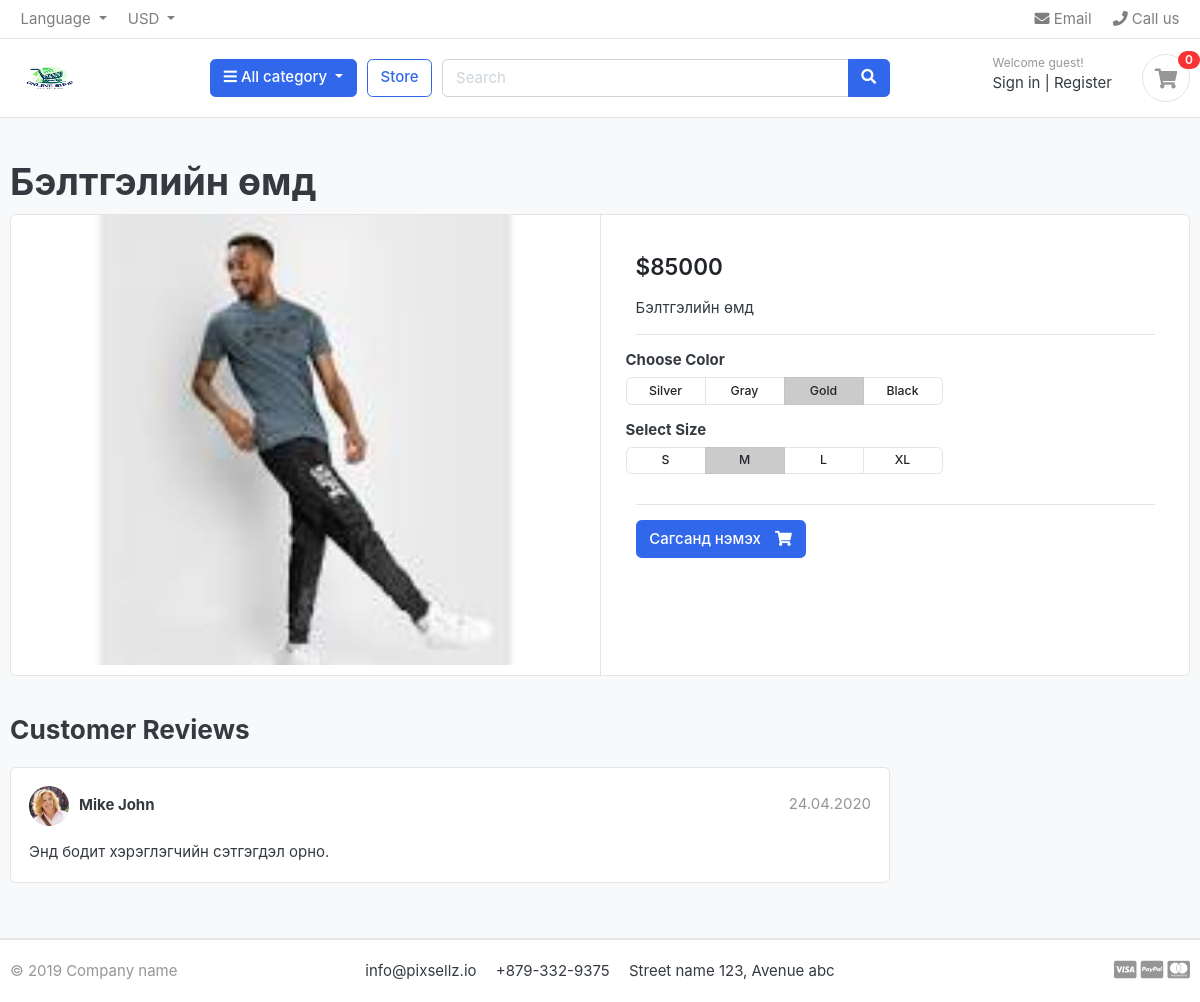
Screenshot of /md/beltgelijn-md/ with the database file from the repository.
### store_app/models.py (models this page shows, shortened)
class Product(models.Model):
    product_name = models.CharField(max_length=200, unique=True)
    slug = models.SlugField(max_length=200, unique=True)
    description = models.TextField(max_length=500, blank=True)
    price = models.IntegerField()
    images = models.ImageField(upload_to='photos/products')
    stock = models.IntegerField()
    is_available = models.BooleanField(default=True)
    category = models.ForeignKey(Category, on_delete=models.CASCADE)
    created_date = models.DateTimeField(auto_now_add=True)
    modified_date = models.DateTimeField(auto_now=True)
    def __str__ (self):
        return self.product_name

### store_app/views.py (the view)
# urls.py: path('<slug:category_slug>/', views.store_view_detail, name='store_by_category'),
def store_view_detail(request, category_slug=None, product_slug=None):
    print("hhhhhhhhhhhhh")
    if category_slug:
        category = get_object_or_404(Category, slug=category_slug)
        if product_slug:
            product = get_object_or_404(Product, category=category, slug=product_slug)
            return render(request, 'product_detail.html', {'product': product})
        else:
            products = Product.objects.filter(category=category)
            return render(request, 'store.html', {'products': products, 'category': category})
    else:
        products = Product.objects.all()
        return render(request, 'store.html', {'products': products})

### cart_app/views.py (called while the page is built)
def _cart_id(request):
    cart = request.session.session_key
    if not cart:
        cart = request.session.create()
    return cart

### store_app/context_processors.py (called while the page is built)
def category_processor(request):
    categories = Category.objects.all()
    return {'all_categories': categories}

def cart_processor(request):
    cart_count = 0
    if 'admin' in request.path:
        return {}
    try:
        cart = Cart.objects.get(cart_id=_cart_id(request))
        cart_items = CartItem.objects.filter(cart_id=cart)
        for item in cart_items:
            cart_count += item.quantity
    except Cart.DoesNotExist:
        cart_count = 0
    return {'cart_total': cart_count}

### store_app/templates/product_detail.html (shortened to what this page needs)
{% extends "base.html" %}
{% load static %}
{% block content %}
<section class="section-content padding-y bg">
<div class="container">
<h1>{{ product}}</h1>
<div class="card">
	<div class="row no-gutters">
		<aside class="col-md-6">
			<article class="gallery-wrap">
				<div class="img-big-wrap">
				   <a href="#"><img src="{{ product.images.url }}" alt="{{ product.name }}"></a>
				</div>
			</article>
		</aside>
		<main class="col-md-6 border-left">
			<article class="content-body">
				<div class="mb-3">
					<var class="price h4">${{ product.price }}</var>
				</div>
				<p>{{ product.description }}</p>
				<hr>
				<div class="row">
					<div class="item-option-select">
						<h6>Choose Color</h6>
						<div class="btn-group btn-group-sm btn-group-toggle" data-toggle="buttons">
						  <label class="btn btn-light"><input type="radio" name="color"> Silver</label>
						  <label class="btn btn-light"><input type="radio" name="color"> Gray</label>
						  <label class="btn btn-light active"><input type="radio" name="color" checked> Gold</label>
						  <label class="btn btn-light"><input type="radio" name="color"> Black</label>
						</div>
					</div>
				</div>
				<div class="row">
					<div class="item-option-select">
						<h6>Select Size</h6>
						<div class="btn-group btn-group-sm btn-group-toggle" data-toggle="buttons">
						  <label class="btn btn-light"><input type="radio" name="size"> S</label>
						  <label class="btn btn-light active"><input type="radio" name="size" checked> M</label>
						  <label class="btn btn-light"><input type="radio" name="size"> L</label>
						  <label class="btn btn-light"><input type="radio" name="size"> XL</label>
						</div>
					</div>
				</div>
				<hr>
				{% if product.stock < 1 %}
				<button class="btn btn-secondary" disabled>Бараа дууссан</button>
				{% else %}
				<a href="#" class="btn btn-primary">
					<span class="text">Сагсанд нэмэх</span>
					<i class="fas fa-shopping-cart"></i>
				</a>
				{% endif %}
			</article>
		</main>
	</div>
</div>
<br>
<div class="row">
	<div class="col-md-9">
		<header class="section-heading">
			<h3>Customer Reviews </h3>
		</header>
		<article class="box mb-3">
			<div class="icontext w-100">
				<img src="{% static 'images/avatars/avatar1.jpg' %}" class="img-xs icon rounded-circle" alt="Customer Avatar">
				<div class="text">
					<span class="date text-muted float-md-right">24.04.2020 </span>
					<h6 class="mb-1">Mike John </h6>
				</div>
			</div>
			<div class="mt-3">
				<p>Энд бодит хэрэглэгчийн сэтгэгдэл орно.</p>
			</div>
		</article>
	</div>
</div>
</div>
</section>
{% endblock %}

### store_app/static/css/ui.css (style rules this page uses)
html { font-family: "Inter", sans-serif; font-size: 15px; }
.content-body { flex: 1 1 auto; padding: 2rem 2.3rem; }
.img-xs, .img-sm, .img-md, .img-lg { -o-object-fit: cover; object-fit: cover; flex-shrink: 0; flex-grow: 0; }
.img-xs { width: 40px; height: 40px; }
.padding-y { padding-top: 40px; padding-bottom: 40px; }
var { font-style: normal; }
article:after, .form-group:after { display: block; clear: both; content: ""; }
.bg { background-color: #f8f9fa; }
.section-heading { margin-bottom: 20px; margin-top: 15px; }
p:last-child { margin-bottom: 0; }
.btn-light { background-color: #fff; border-color: #e4e4e4; }
.btn .text + i { margin-left: 10px; }
.icontext { display: inline-flex; align-items: center; vertical-align: middle; }
.icontext .text { width: 100%; line-height: 1.2; }
.icontext .icon { position: relative; margin-right: 10px; flex-shrink: 0; flex-grow: 0; }
.price { font-weight: 600; color: #212529; }
.box { padding: 18px; background: #fff; border-radius: 0.37rem; border: 1px solid #e4e4e4; }
.box img { max-width: 100%; }
.gallery-wrap .img-big-wrap { margin-bottom: 10px; border-radius: 0.37rem; overflow: hidden; background-color: #fff; }
.gallery-wrap .img-big-wrap a { text-align: center; display: block; }
.gallery-wrap .img-big-wrap img { height: 450px; width: auto; display: inline-block; }
.item-option-select { margin-bottom: 1rem; display: inline-block; margin-right: 15px; }
.item-option-select .btn { min-width: 80px; }

### rows the page displays
Product: product_name "Бэлтгэлийн өмд", images (picture), price "85000", description "Бэлтгэлийн өмд"

### other values shown
{{ cart_total }} "0"
